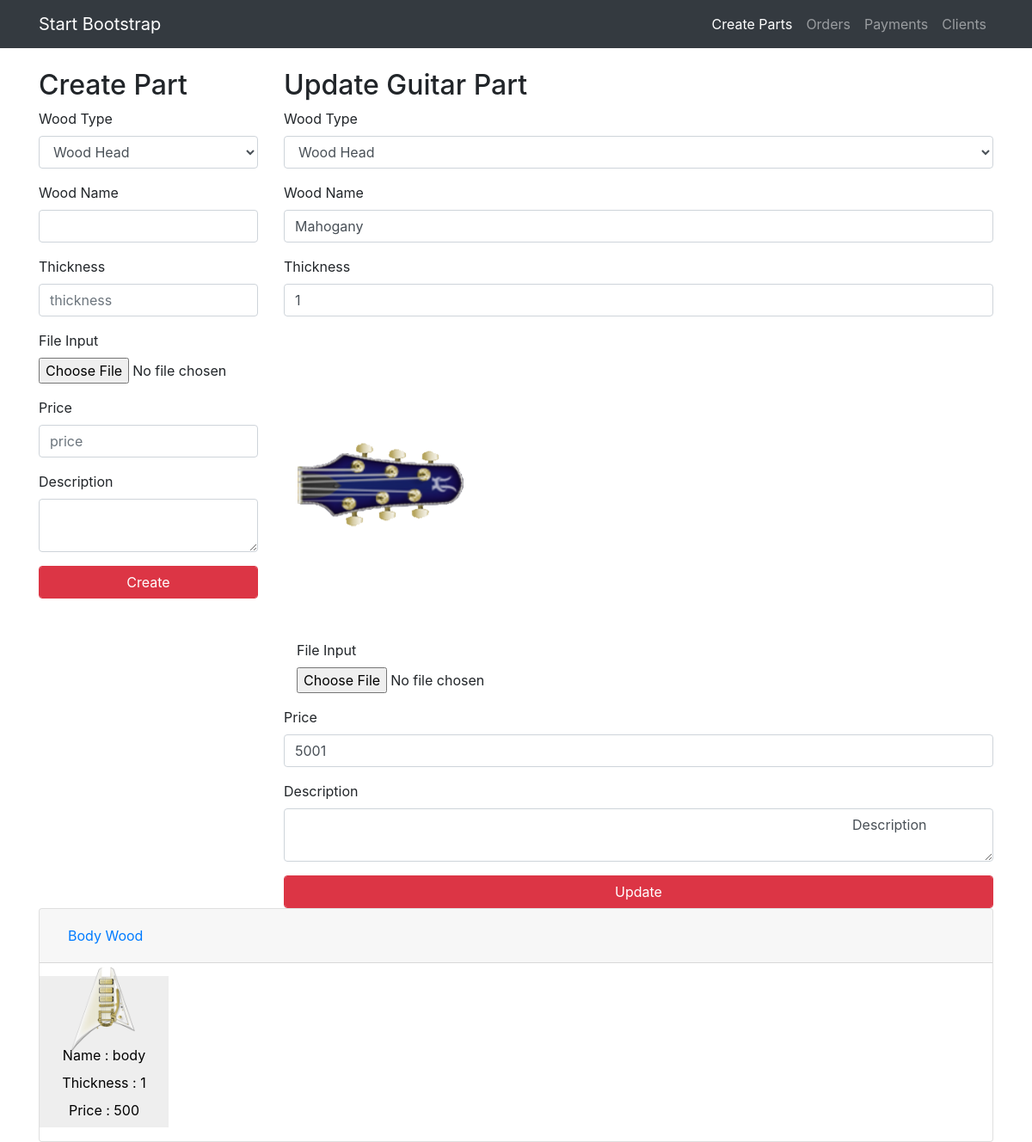
Screenshot of /FINAL_/admin/component.php?id=1 with the database file from the repository.
### tables this page shows
create table IF NOT EXISTS tbl_parts(
        id integer not null auto_increment,
        part_type char(1), 
        part_name varchar(100),
        thickness varchar(100),
        description text ,
        image text,
        price decimal,
        
        primary key(id)
    );

### FINAL_/functions.php (called while the page is built)
<?php
    function getParts($type = 1){
        $sql = "SELECT * FROM tbl_parts where part_type ='$type'";
        return $sql;
    }
?>

### FINAL_/admin/includes/component/component_update.php (the view, shortened to what this page needs)
<?php
    $sql = "SELECT * FROM tbl_parts where id ='$id'";
    $query = $con->query($sql);
    $result = mysqli_fetch_assoc($query);
?>
<h2>Update Guitar Part</h2>
    <form method="post" action="handlers/forms/parts_create.php" enctype="multipart/form-data">
        <div class="form-group">
            <label for="part_type">Wood Type</label>
            <select name="part_type" id="part_types" class="form-control">
                <option value="1"> Wood Head </option>
            </select>
        </div>
        <div class="form-group">
            <label for="part_name">Wood Name</label>
            <input type="text" name="part_name" id="part_name" class="form-control"
                   value="<?php echo $result['part_name'];?>">
        </div>
        <div class="form-group">
            <label for="thickness">Thickness</label>
            <input type="number" name="thickness" id="thickness" placeholder="thickness" class="form-control" value="<?php echo $result['thickness'];?>">
        </div>
        <div class="col-md-6">
            <img src="../images/<?php echo $result['image']?>">
        </div>
        <div class="form-group col-md-6">
            <label for="image">File Input</label>
            <input type="file" name="image" id="image">
        </div>
        <div class="form-group">
            <label for="price">Price</label>
            <input type="number" name="price" id="price" placeholder="price" class="form-control"
                   value="<?php echo $result['price'];?>">
        </div>
        <div class="form-group">
            <label for="description">Description</label>
            <textarea name="description" id="description" class="form-control">
                <?php echo $result['description'];?>
            </textarea>
        </div>
        <input type="submit" value="Update" class="form-control btn btn-danger">
    </form>

### FINAL_/admin/includes/component/component_body_wood.php
 <div class="card">
    <div class="card-header" id="headingOne">
      <h5 class="mb-0">
        <button class="btn btn-link" type="button" data-toggle="collapse" data-target="#bodyWood" aria-expanded="true" aria-controls="bodyWood">
          Body Wood
        </button>
      </h5>
    </div>
    <div id="bodyWood" class="collapse show" aria-labelledby="headingOne" data-parent="#accordionExample">
      <?php
       $sql = getParts(3);
       $query = $con->query($sql);
       if($query->num_rows){
           ?>
           <div class="row">
            <?php
             while($row = mysqli_fetch_assoc($query)) :
            ?>
            <a href="component.php?id=<?php echo $row['id']?>">
                <div class="widget">
                   <img src="../images/<?php echo $row['image']?>">
                   <div>
                        <ul class="list-unstyled">
                            <li><span>Name : </span> <label><?php echo $row['part_name']?></label></li>
                            <li><span>Thickness : </span> <label><?php echo $row['thickness']?></label></li>
                             <li><span>Price : </span> <label><?php echo $row['price']?></label></li>
                        </ul>
                    </div>
                 </div>
            </a>
            <?php
           endwhile;
            ?>
        </div>
            <?php
       }
    ?>
    </div>
</div>

### FINAL_/admin/component.php (style rules this page uses)
.widget { width: 150px; margin: 15px; text-align: center; text-decoration: none; color: #000; background: #eee; }
.widget img { transform: rotate(-90deg); width: 100px; }

### rows the page displays
tbl_parts: part_name "Mahogany", thickness "1", image (picture), price "5001", description "Description"
tbl_parts: image (picture), part_name "body", thickness "1", price "500"
